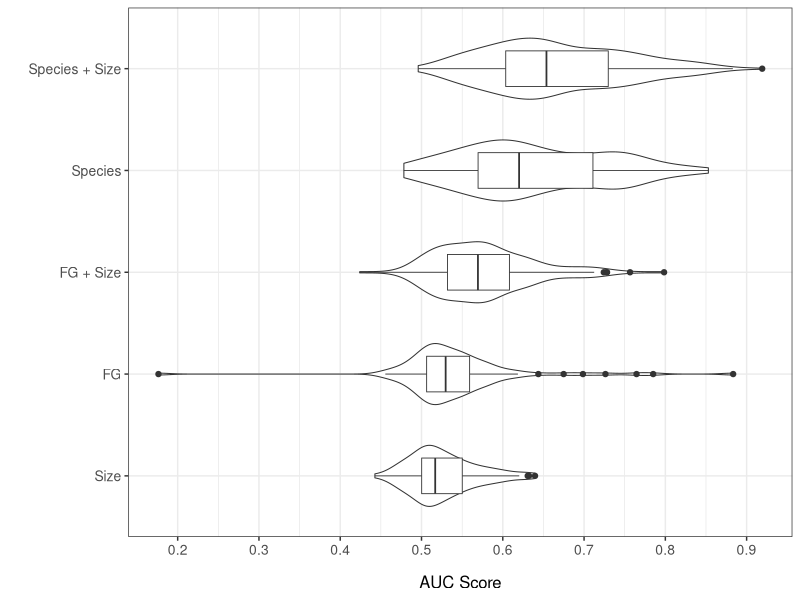
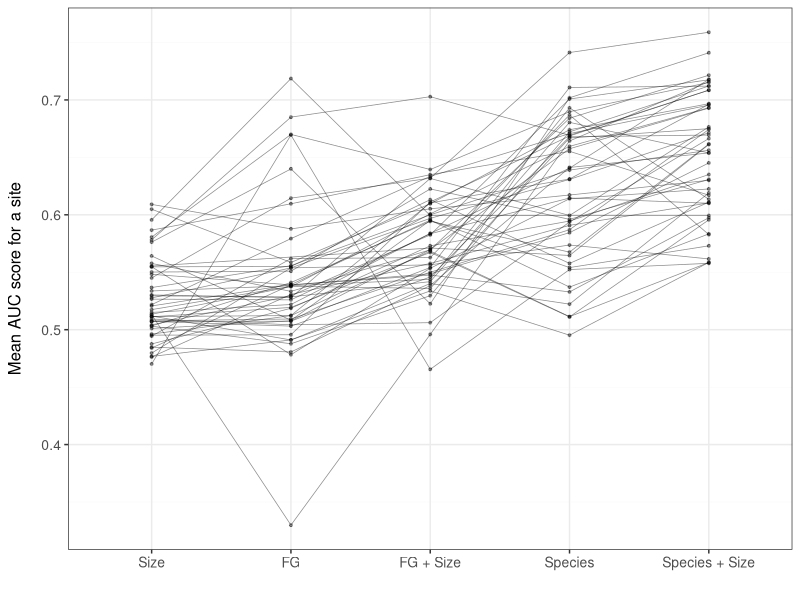
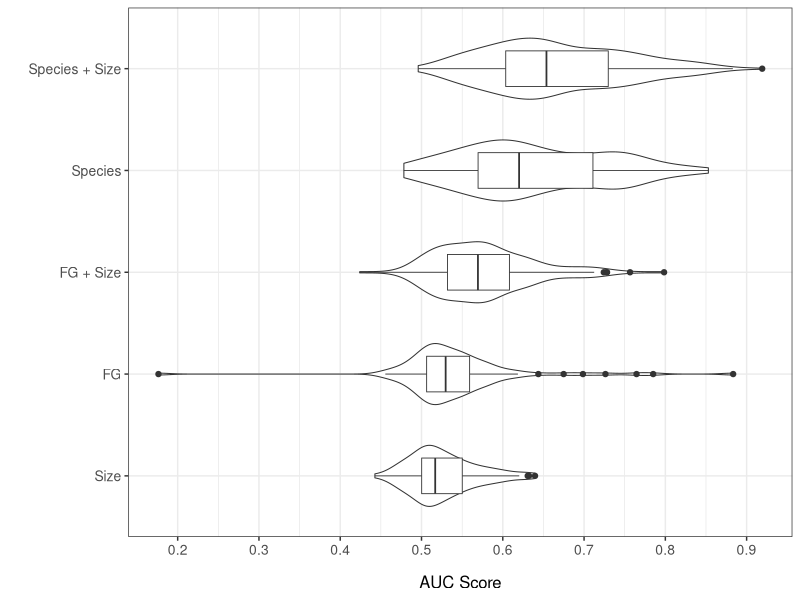
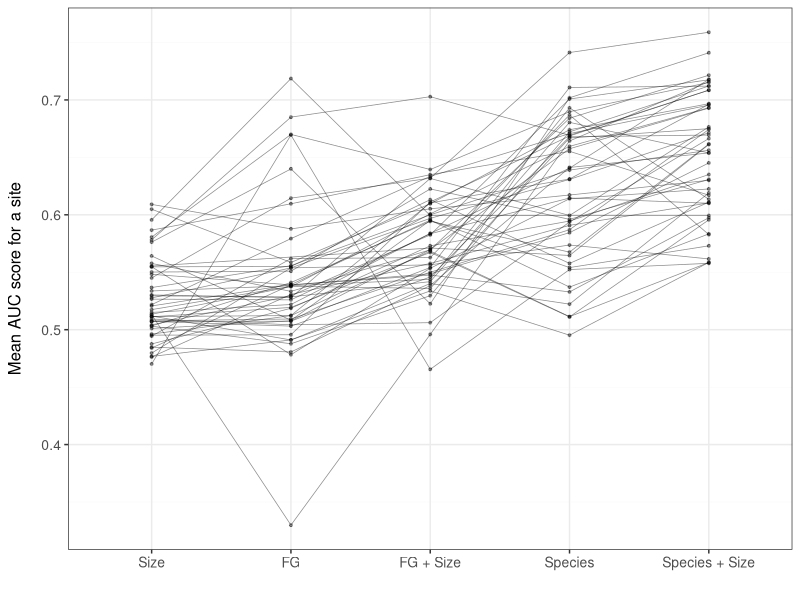

Here is the R script that generated these plots, in order:
library(ggplot2)
library(tidyr)
library(dplyr)
library(stringr)
library(forcats)


########### Visualisation of AUC 

## Read the auc csv made from AUC_all_models.R (this was when threshold was set to 10)
size <- read.csv("scripts/model_testing/auc_mods/auc_size_model.csv")
sp <- read.csv("scripts/model_testing/auc_mods/auc_species_model.csv")
sp_size <- read.csv("scripts/model_testing/auc_mods/auc_species_size_model.csv")
fg <- read.csv("scripts/model_testing/auc_mods/auc_fg_model.csv")
fg_size <- read.csv("scripts/model_testing/auc_mods/auc_fg_size_model.csv")

#increased the threshold to 15 
size <- read.csv("scripts/model_testing/auc_mods/auc_size_model_t15.csv")
sp <- read.csv("scripts/model_testing/auc_mods/auc_species_model_t15.csv")
sp_size <- read.csv("scripts/model_testing/auc_mods/auc_species_size_model_t15.csv")
fg <- read.csv("scripts/model_testing/auc_mods/auc_fg_model_t15.csv")
fg_size <- read.csv("scripts/model_testing/auc_mods/auc_fg_size_model_t15.csv")


### put into a single df 
fg$model <- "FG"
fg_size$model <- "FG + Size"
size$model <- "Size"
sp$model <- "Species"
sp_size$model <- "Species + Size"

auc_full <- rbind(fg, 
                  fg_size,
                  size, 
                  sp, 
                  sp_size)

#get rid of anything with auc = 1 because these are sites with only one group 
auc_full <- auc_full %>% 
  filter(! auc == 1)

#Add some more columns 
auc_full2 <- auc_full %>% 
  filter(! str_detect(type, "Unid tree")) %>% 
  mutate(size = word(type, -1)) %>% 
  mutate(size = if_else(! size %in% c('large', "small"), " ", size)) %>% 
  mutate(fg = word(type, 1)) %>% 
  mutate(fg = if_else(! fg %in% c('Subcanopy', 'Canopy'), " ", fg)) %>% 
  mutate(sp = word(type, 1, 2)) %>% 
  mutate(sp = if_else(str_detect(sp, "small|large"), " ", sp)) %>% 
  mutate(sp = if_else(type == "Misc", "Misc", sp))

#relevel for easier plotting 
auc_full2 <- auc_full2 %>% 
  mutate(model = as.factor(model)) %>% 
  mutate(model = fct_relevel(model, 
                             "Size", 
                             "FG", 
                             
                             "FG + Size", 
                             "Species", 
                             "Species + Size"))

### Then make a simple visualisation: 
ggplot(data = auc_full2,
       aes(x = auc, 
           y = model)) + 
  geom_violin(scale = "width", 
              width = 0.6, 
              linewidth = 0.35) + 
  geom_boxplot(width = 0.35, 
               linewidth = 0.3) + 
  xlab("AUC Score") + 
  ylab("") +
  theme_bw() + 
  theme(axis.text = element_text(size = 10), 
        axis.title = element_text(size = 12), 
        axis.title.x = element_text(margin = margin(t = 12)),
        panel.grid.minor.x = element_line(colour = "gray85", linewidth = 0.15)) + 
  scale_x_continuous(breaks = seq(0.2, 0.9, by= 0.1), 
                     minor_breaks = seq(0.2, 0.9, by= 0.05)) 
  
ggsave("auc_all_mods_t15.png", 
       width = 15.5, 
       height = 11.5, 
       units = "cm", 
       dpi = 300)

#similar pattern to aic, good

### Would be also good to visualise the average plot level difference in AUC score
#because there is an increase between species + size and species models, just the variability hides this 

auc_full2 %>% 
  group_by(site, model) %>% 
  summarise(mean = mean(auc)) %>% 
ggplot(aes(x = model, 
           y = mean)) + 
  geom_point(alpha = 0.4, 
             size = 0.7) +
geom_line(aes(group = site), 
              alpha = 0.45, 
              linewidth = 0.25) +
  ylab("Mean AUC score for a site") + 
  xlab("") +
  theme_bw() + 
  theme(axis.text = element_text(size = 10), 
        axis.title = element_text(size = 12), 
        panel.grid.minor.y = element_line(colour = "gray95", linewidth = 0.1), 
        axis.title.y = element_text(margin = margin(r = 12))) + 
  scale_y_continuous(breaks = seq(0.2, 0.9, by= 0.1), 
                     minor_breaks = seq(0.2, 0.9, by= 0.05)) 

ggsave("auc_site_t15.png", 
       width = 15.5, 
       height = 11.5, 
       units = "cm", 
       dpi = 300)

#Check medians at site and overall
summary_auc <- 
  auc_full2 %>% 
  group_by(site, model) %>% 
  summarise(median = median(auc), 
            mean = mean(auc)) %>% 
  ungroup()


#get overall model level summary 
summary_overall_auc <-
  auc_full2 %>% 
  group_by( model) %>% 
  summarise(median = median(auc), 
            mean = mean(auc)) %>% 
  ungroup()
